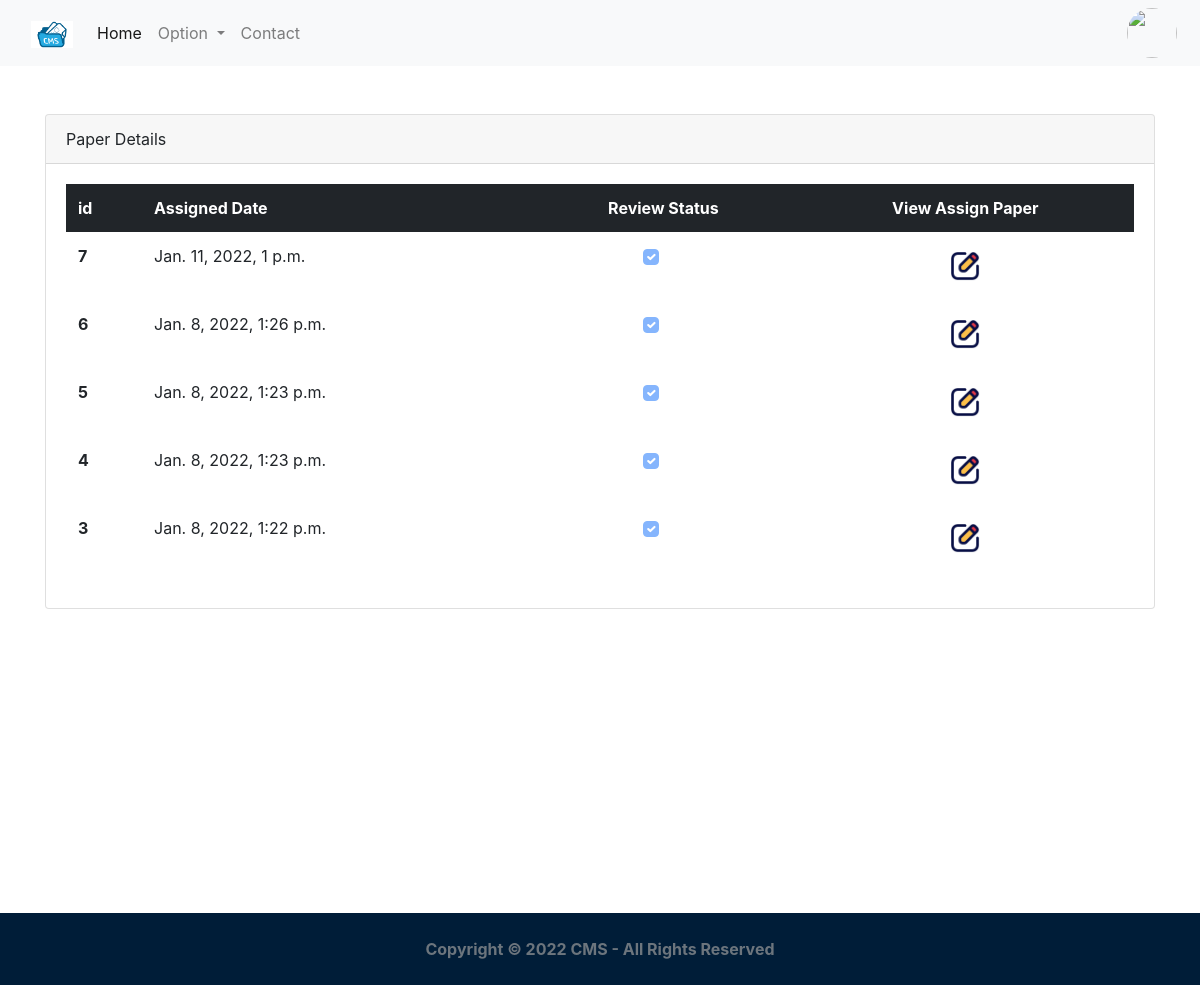
The page /feed/reviewer/view_all/ (signed in) on the database as committed earlier.
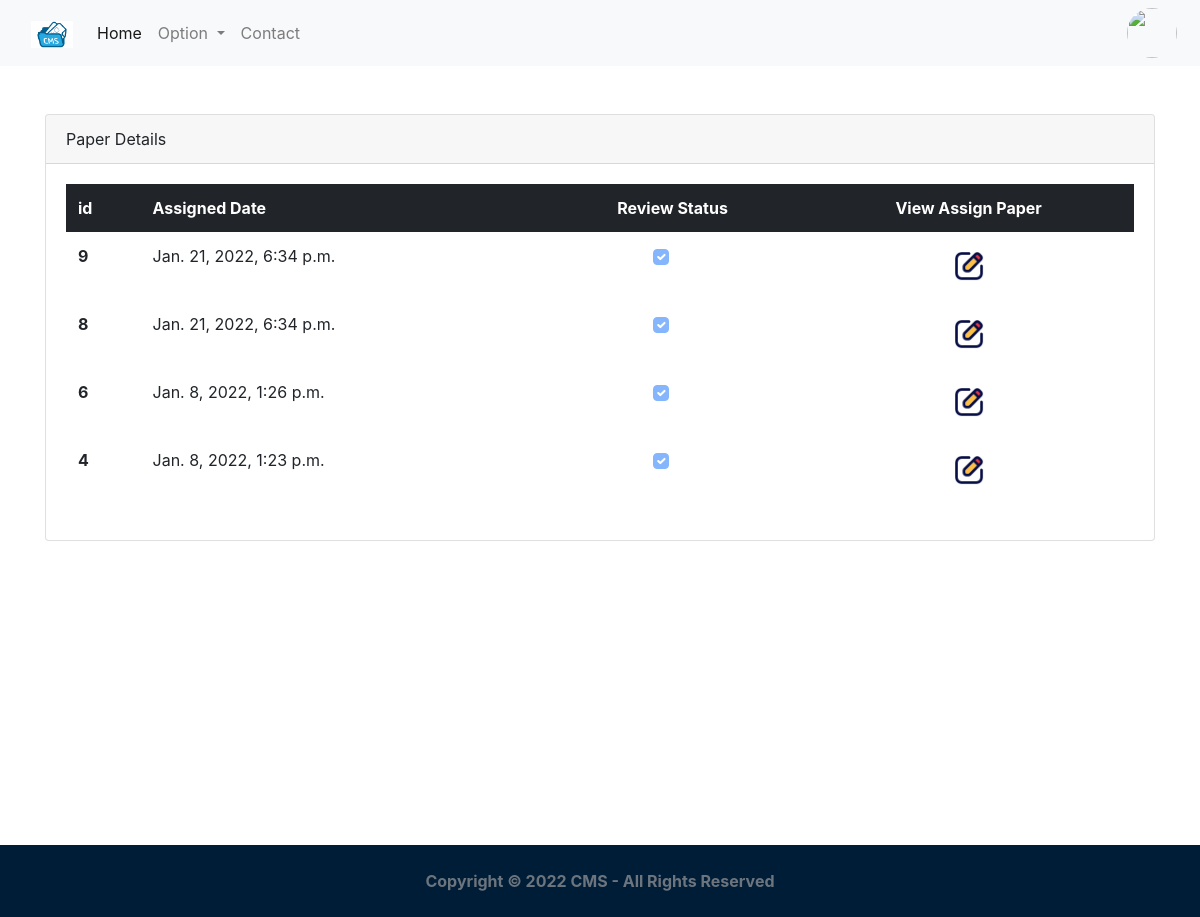
The same page on the database as committed later.
### core/models.py (models this page shows, shortened)
class PaperAssign(models.Model):
	review = models.ForeignKey(Reviewer,related_name='assigned_paper',on_delete=models.CASCADE)
	created_on = models.DateTimeField(auto_now_add=True)
	updated_on = models.DateTimeField(auto_now=True)
	assign_paper = models.OneToOneField(Paper,related_name='paper_assign',on_delete=models.CASCADE)
	is_review = models.BooleanField(default=False)
	class Meta:
		ordering = ['-created_on']

### core/views.py (the view)
# urls.py: path('feed/reviewer/view_all/',login_required(ViewAll.as_view()),name='view_all_view'),
class ViewAll(View):
	template_name = 'core/viewallreview.html'
	def get(self,request):
		obj=PaperAssign.objects.filter(review=request.user.reviewer.id)
		pp=obj.exists()
		if pp:
			obj1=request.user.reviewer.assigned_paper.select_related('assign_paper').annotate(paper=F('assign_paper')).values_list('paper',flat=True)
			context={'mylist': zip(obj, obj1)}
			return render(request,self.template_name,context)
		messages.error(request,"No Any Paper Assigned !",extra_tags="error")
		return render(request,self.template_name)

### core/templates/core/viewallreview.html (shortened to what this page needs)
{% extends 'core/base1.html' %}
{% load static %}
{% block content %}
<div class="container">
    <div class="card mt-5">
          <div class="card-header">
            Paper Details
          </div>
          <div class="card-body">
            <table class="table  table-borderless">
              <thead class="table-dark">
                <tr>
                  <th scope="col">id</th>
                  <th scope="col" >Assigned Date</th>
                  <th scope="col" class="text-center">Review Status</th>
                  <th scope="col"  class="text-center">View Assign Paper</th>
                </tr>
              </thead>
              <tbody>
                {% for x,y in mylist %}
                <tr>
                  <th scope="row">{{x.id}}</th>
                  <td>{{x.created_on}}</td>
                  <td class="text-center">
                    {% if x.is_review %}
                      <input class="form-check-input " type="checkbox"  checked disabled>
                    {% else %}
                    <input class="form-check-input " type="checkbox"  disabled>
                    {% endif %}
                  </td>
                  <td class="text-center"><a href="{% url 'update_review_view' y %}"  target="_blank_" class="btn  "><img src="{% static 'image/edit.png' %}" width="30px" height="30px"></a></td>
                </tr>
                {% endfor %}
                </tbody>
            </table>
          </div>
        </div>
</div>
<div style="height:38vh;">
    </div>
{% endblock %}

Rows that differ between the two databases and show on the page:
removed PaperAssign: id "7", created_on "Jan. 11, 2022, 1 p.m."
removed PaperAssign: id "5", created_on "Jan. 8, 2022, 1:23 p.m."
removed PaperAssign: id "3", created_on "Jan. 8, 2022, 1:22 p.m."
added PaperAssign: id "9", created_on "Jan. 21, 2022, 6:34 p.m."
added PaperAssign: id "8", created_on "Jan. 21, 2022, 6:34 p.m."
